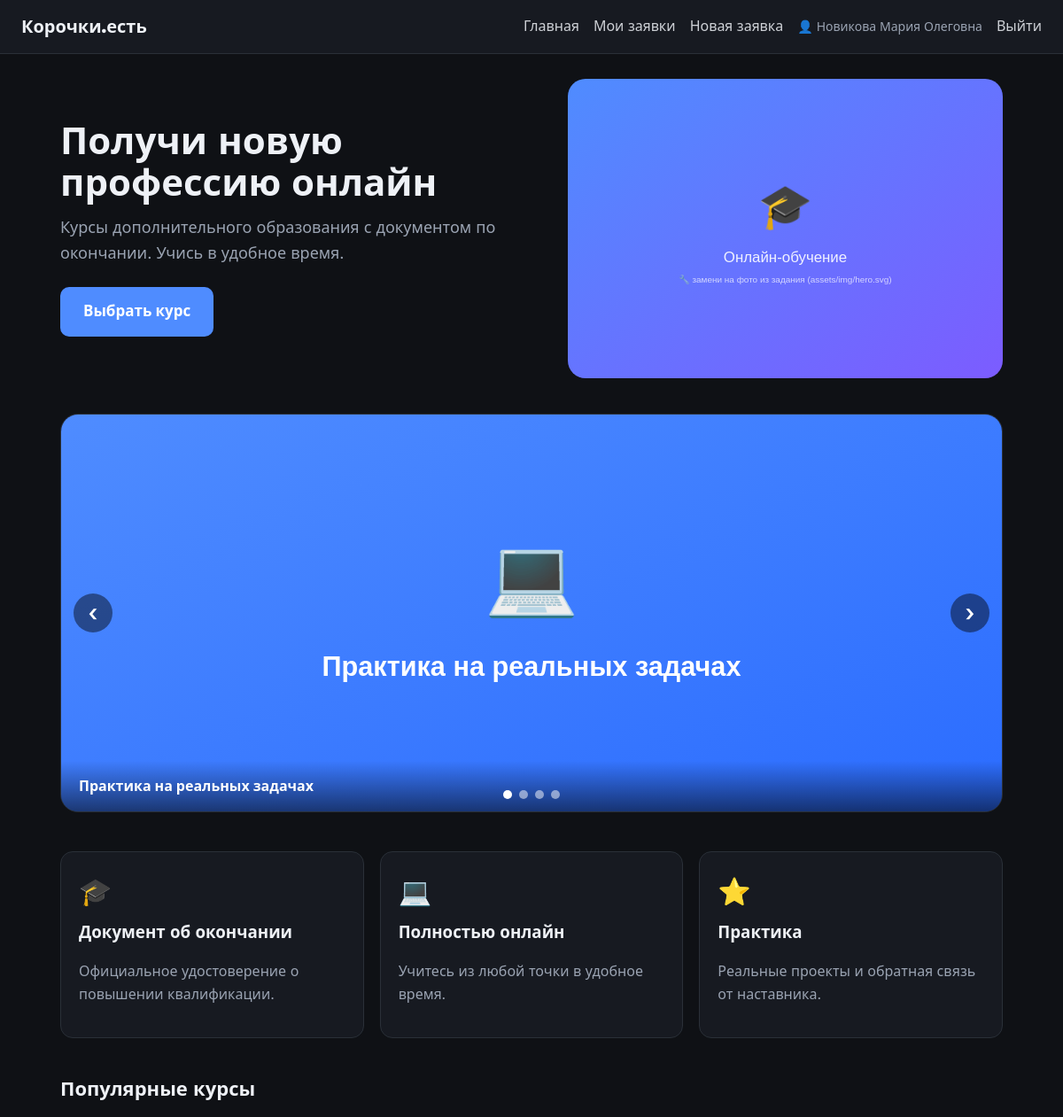
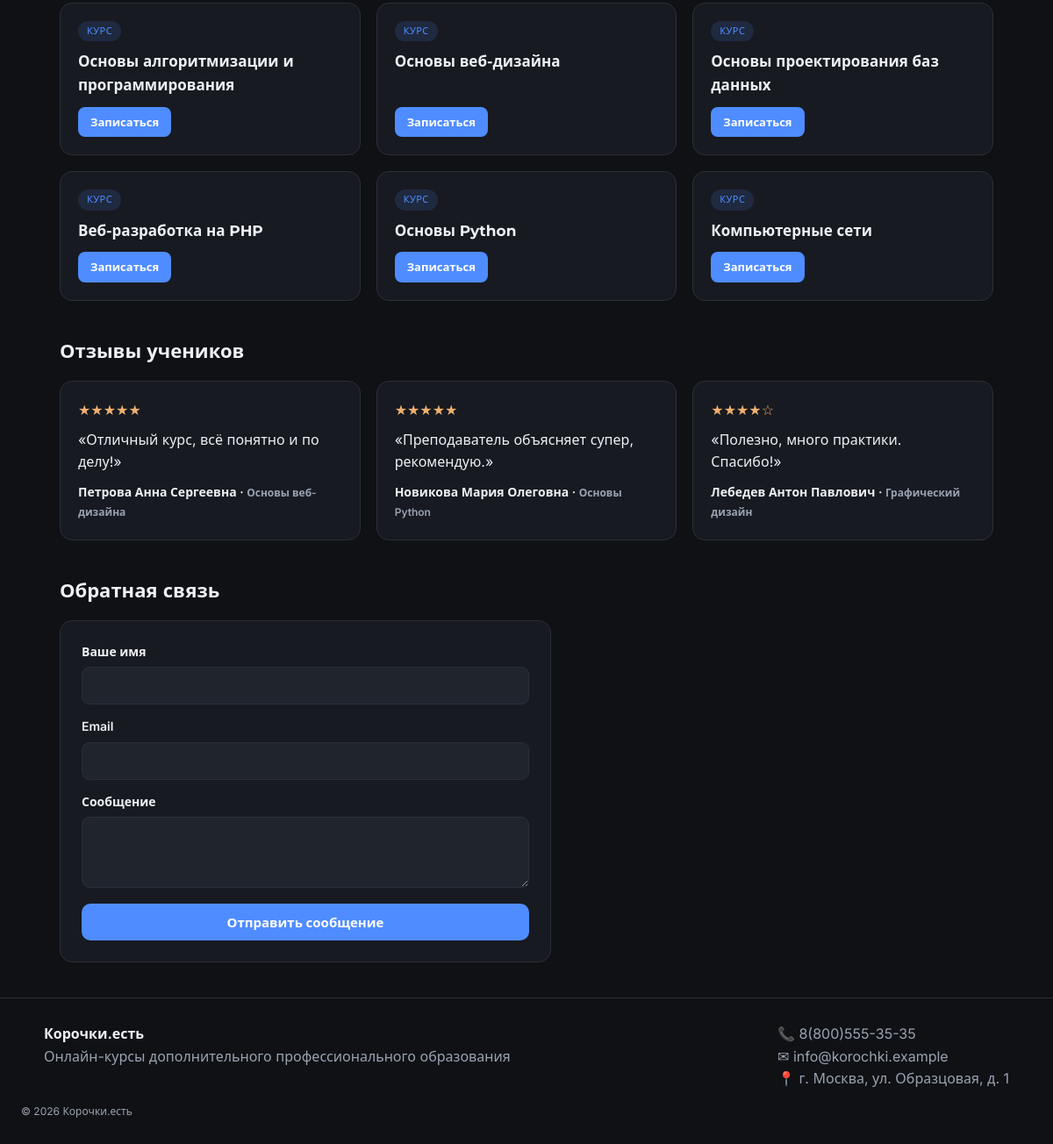
Page / (signed in) on the committed database (2 pictures, top to bottom).
### tables this page shows
CREATE TABLE users (
    id INT AUTO_INCREMENT PRIMARY KEY,
    login VARCHAR(50) NOT NULL UNIQUE,
    password VARCHAR(255) NOT NULL,
    fio VARCHAR(150) NOT NULL,
    phone VARCHAR(30) NOT NULL,
    email VARCHAR(150) NOT NULL,
    created_at DATETIME DEFAULT CURRENT_TIMESTAMP
);

CREATE TABLE courses (
    id INT AUTO_INCREMENT PRIMARY KEY,
    name VARCHAR(150) NOT NULL,
    is_active TINYINT(1) DEFAULT 1
);

CREATE TABLE reviews (
    id INT AUTO_INCREMENT PRIMARY KEY,
    user_id INT NOT NULL,
    order_id INT NULL,
    course_name VARCHAR(150) NOT NULL,
    rating TINYINT NOT NULL DEFAULT 5,
    text VARCHAR(1000) NOT NULL,
    created_at DATETIME DEFAULT CURRENT_TIMESTAMP,
    FOREIGN KEY (user_id) REFERENCES users(id),
    FOREIGN KEY (order_id) REFERENCES orders(id)
);

### theme.php (called while the page is built, shortened)
<?php
function theme($path = null) {
    global $THEME;
    $ref = $THEME;
    foreach (explode('.', $path) as $k) {
        $ref = $ref[$k] ?? null;
    }
    return $ref;
}

### helpers.php (called while the page is built, shortened)
<?php
function e($s): string {
    return htmlspecialchars((string)$s, ENT_QUOTES, 'UTF-8');
}

### db.php (called while the page is built, shortened)
<?php
require_once __DIR__ . '/config.php';
function db(): PDO {
    static $pdo = null;
    if ($pdo !== null) return $pdo;
    $dsn = 'mysql:host=' . DB_HOST . ';port=' . DB_PORT . ';charset=utf8mb4';
    $pass = getenv('DB_PASS_OVERRIDE') !== false ? getenv('DB_PASS_OVERRIDE') : DB_PASS;
    try {
        $pdo = new PDO($dsn, DB_USER, $pass, [
            PDO::ATTR_ERRMODE            => PDO::ERRMODE_EXCEPTION,
            PDO::ATTR_DEFAULT_FETCH_MODE => PDO::FETCH_ASSOC,
            PDO::ATTR_EMULATE_PREPARES   => false,
        ]);
    } catch (PDOException $e) {
        die('Не удалось подключиться к MySQL: ' . $e->getMessage()
            . ' — проверь, что в XAMPP запущен MySQL и пароль в config.php верный.');
    }
    $pdo->exec('CREATE DATABASE IF NOT EXISTS `' . DB_NAME . '` CHARACTER SET utf8mb4 COLLATE utf8mb4_unicode_ci');
    $pdo->exec('USE `' . DB_NAME . '`');
    seed_if_empty($pdo);
    return $pdo;
}
function seed_if_empty(PDO $pdo): void {
    if ((int)$pdo->query('SELECT COUNT(*) c FROM courses')->fetch()['c'] === 0) {
        $ins = $pdo->prepare('INSERT INTO courses (name) VALUES (?)');
        foreach (app('courses') as $name) $ins->execute([$name]);
    }
    if ((int)$pdo->query('SELECT COUNT(*) c FROM users')->fetch()['c'] === 0) {
        $hash = hash_password('Parol12345');
        $users = [
            ['ivanov1',   'Иванов Иван Иванович',      '8(900)111-22-33', 'ivanov@mail.ru'],
            ['petrova1',  'Петрова Анна Сергеевна',    '8(900)111-22-34', 'petrova@mail.ru'],
            ['sidorov1',  'Сидоров Пётр Петрович',     '8(900)111-22-35', 'sidorov@mail.ru'],
            ['kozlov12',  'Козлов Дмитрий Андреевич',  '8(900)111-22-36', 'kozlov@mail.ru'],
            ['novikova1', 'Новикова Мария Олеговна',   '8(900)111-22-37', 'novikova@mail.ru'],
            ['morozov1',  'Морозов Сергей Николаевич', '8(900)111-22-38', 'morozov@mail.ru'],
            ['volkova12', 'Волкова Елена Викторовна',  '8(900)111-22-39', 'volkova@mail.ru'],
            ['lebedev12', 'Лебедев Антон Павлович',    '8(900)111-22-40', 'lebedev@mail.ru'],
            ['sokolova1', 'Соколова Ольга Дмитриевна', '8(900)111-22-41', 'sokolova@mail.ru'],
            ['popov1234', 'Попов Алексей Михайлович',  '8(900)111-22-42', 'popov@mail.ru'],
        ];
        $ins = $pdo->prepare('INSERT INTO users (login,password,fio,phone,email) VALUES (?,?,?,?,?)');
        foreach ($users as $u) $ins->execute([$u[0], $hash, $u[1], $u[2], $u[3]]);
    }
    if ((int)$pdo->query('SELECT COUNT(*) c FROM orders')->fetch()['c'] === 0) {
        $statuses = array_keys(app('statuses'));
        $payments = app('payment_types');
        $courses  = app('courses');
        $ins = $pdo->prepare('INSERT INTO orders (user_id,course_name,desired_date,payment_type,status) VALUES (?,?,?,?,?)');
        for ($i = 1; $i <= 10; $i++) {
            $ins->execute([
                $i,
                $courses[($i - 1) % count($courses)],
                str_pad((string)(($i % 28) + 1), 2, '0', STR_PAD_LEFT) . '.09.2025',
                $payments[$i % count($payments)],
                $statuses[$i % count($statuses)],
            ]);
        }
    }
    if ((int)$pdo->query('SELECT COUNT(*) c FROM reviews')->fetch()['c'] === 0) {
        $reviews = [
            [2, 'Основы веб-дизайна',                    5, 'Отличный курс, всё понятно и по делу!'],
            [5, 'Основы алгоритмизации и программирования', 5, 'Преподаватель объясняет супер, рекомендую.'],
            [8, 'Веб-разработка на PHP',                  4, 'Полезно, много практики. Спасибо!'],
        ];
        $ins = $pdo->prepare('INSERT INTO reviews (user_id,course_name,rating,text) VALUES (?,?,?,?)');
        foreach ($reviews as $r) $ins->execute($r);
    }
    if ((int)$pdo->query('SELECT COUNT(*) c FROM feedback')->fetch()['c'] === 0) {
        $ins = $pdo->prepare('INSERT INTO feedback (name,email,message) VALUES (?,?,?)');
        $ins->execute(['Гость', 'guest@mail.ru', 'Подскажите, есть ли рассрочка на обучение?']);
        $ins->execute(['Мария', 'maria@mail.ru', 'Хочу записаться на курс по дизайну, как начать?']);
    }
}
function q(string $sql, array $params = []): array {
    $st = db()->prepare($sql); $st->execute($params); return $st->fetchAll();
}
function one(string $sql, array $params = []): ?array {
    $st = db()->prepare($sql); $st->execute($params); $r = $st->fetch(); return $r === false ? null : $r;
}

### auth.php (called while the page is built, shortened)
<?php
require_once __DIR__ . '/db.php';
require_once __DIR__ . '/helpers.php';
function current_user(): ?array {
    return one('SELECT * FROM users WHERE id = ?', [$_SESSION['user_id']]);
}

### config.php (called while the page is built, shortened)
<?php
require_once __DIR__ . '/theme.php';
$APP = [
    'entity_label'        => 'заявка',
    'entity_label_gen'    => 'заявки',
    'entity_label_plural' => 'Заявки',
    'courses' => [
        'Основы алгоритмизации и программирования',
        'Основы веб-дизайна',
        'Основы проектирования баз данных',
        'Веб-разработка на PHP',
        'Основы Python',
        'Компьютерные сети',
        'Информационная безопасность',
        'Графический дизайн',
        'Системное администрирование',
        'Управление проектами',
    ],
    'payment_types' => ['Наличными', 'Перевод по номеру телефона'],
    'statuses' => [
        'new'      => 'Новая',
        'studying' => 'Идёт обучение',
        'done'     => 'Обучение завершено',
    ],
    'review_allowed_status' => 'done',
    'admin' => [
        'login'    => 'Admin',
        'password' => 'KorokNET',
    ],
    'per_page' => 8,
];
function app($key = null) {
    global $APP;
    return $key === null ? $APP : ($APP[$key] ?? null);
}

### index.php (the view, shortened to what this page needs)
<?php
require_once __DIR__ . '/layout.php';
$courses = q('SELECT name FROM courses WHERE is_active = 1 ORDER BY id LIMIT 6');
$reviews = q('SELECT r.*, u.fio FROM reviews r JOIN users u ON u.id = r.user_id ORDER BY r.created_at DESC LIMIT 6');
$hero = theme('hero');
layout_header('');
?>
<section class="hero">
    <div class="hero-text">
        <h1 class="hero-title"><?= e($hero['title']) ?></h1>
        <p class="hero-sub"><?= e($hero['subtitle']) ?></p>
        <a class="btn btn-lg" href="<?= current_user() ? 'order.php' : 'register.php' ?>"><?= e($hero['cta']) ?></a>
    </div>
    <div class="hero-media">
        <img src="<?= e($hero['image']) ?>" alt="<?= e(theme('site_name')) ?>">
    </div>
</section>
<section class="slider" data-slider data-interval="3000" aria-label="Галерея">
    <div class="slides">
        <?php foreach (theme('slides') as $i => $s): ?>
            <figure class="slide <?= $i === 0 ? 'active' : '' ?>">
                <figcaption><?= e($s['caption']) ?></figcaption>
            </figure>
        <?php endforeach; ?>
    </div>
    <button class="slider-btn prev" data-prev aria-label="Назад">‹</button>
    <button class="slider-btn next" data-next aria-label="Вперёд">›</button>
    <div class="dots">
        <?php foreach (theme('slides') as $i => $s): ?>
            <span class="dot <?= $i === 0 ? 'active' : '' ?>" data-dot="<?= $i ?>"></span>
        <?php endforeach; ?>
    </div>
</section>
<section class="features">
    <?php foreach (theme('features') as $ft): ?>
        <div class="feature card-soft">
            <div class="feature-icon"><?= $ft['icon'] ?></div>
            <h3><?= e($ft['title']) ?></h3>
            <p class="muted"><?= e($ft['text']) ?></p>
        </div>
    <?php endforeach; ?>
</section>
<section class="block">
    <h2>Популярные курсы</h2>
    <div class="courses-grid">
        <?php foreach ($courses as $cr): ?>
            <div class="course-card card-soft">
                <div class="course-badge">Курс</div>
                <h3><?= e($cr['name']) ?></h3>
                <a class="btn-mini" href="<?= current_user() ? 'order.php' : 'login.php' ?>">Записаться</a>
            </div>
        <?php endforeach; ?>
    </div>
</section>
<?php if ($reviews): ?>
<section class="block">
    <h2>Отзывы учеников</h2>
    <div class="reviews-grid">
        <?php foreach ($reviews as $rv): ?>
            <blockquote class="review card-soft">
                <div class="stars"><?= str_repeat('★', (int)$rv['rating']) . str_repeat('☆', 5 - (int)$rv['rating']) ?></div>
                <p>«<?= e($rv['text']) ?>»</p>
                <footer><?= e($rv['fio']) ?> · <span class="muted small"><?= e($rv['course_name']) ?></span></footer>
            </blockquote>
        <?php endforeach; ?>
    </div>
</section>
<?php endif; ?>
<section class="block" id="contacts">
    <h2>Обратная связь</h2>
    <form method="post" class="card feedback-card">
        <label>Ваше имя <input name="name" required></label>
        <label>Email <input type="email" name="email" required></label>
        <label>Сообщение <textarea name="message" rows="3" required></textarea></label>
        <button type="submit">Отправить сообщение</button>
    </form>
</section>
<?php
layout_footer();

### layout.php (shortened to what this page needs)
<?php
require_once __DIR__ . '/auth.php';
function layout_header(string $title, string $icon = '', string $caption = ''): void {
    $u = current_user();
    ?>
<!DOCTYPE html>
<html lang="ru">
<head>
    <link rel="stylesheet" href="assets/style.css">
</head>
<body>
<header class="topbar">
    <a class="brand" href="index.php">
        <?php if (theme('logo_img')): ?>
            <img src="<?= e(theme('logo_img')) ?>" alt="<?= e(theme('site_name')) ?>" class="logo-img">
        <?php else: ?>
            <span class="logo-text"><?= e(theme('logo_text')) ?></span>
        <?php endif; ?>
    </a>
    <nav class="nav">
        <a href="index.php">Главная</a>
        <?php if ($u): ?>
            <a href="cabinet.php">Мои <?= e(app('entity_label_gen')) ?></a>
            <a href="order.php">Новая <?= e(app('entity_label')) ?></a>
            <span class="nav-user">👤 <?= e($u['fio']) ?></span>
            <a href="logout.php">Выйти</a>
        <?php else: ?>
            <a href="login.php">Вход</a>
            <a href="register.php">Регистрация</a>
            <a href="admin_login.php">Админ</a>
        <?php endif; ?>
    </nav>
</header>
<main class="container fade-in">
<?php
}
function layout_footer(): void {
    $ct = theme('contacts');
    ?>
</main>
<footer class="footer">
    <div class="footer-cols">
        <div><strong><?= e(theme('site_name')) ?></strong><br><span class="muted"><?= e(theme('tagline')) ?></span></div>
        <div class="muted">
            📞 <?= e($ct['phone']) ?><br>
            ✉ <?= e($ct['email']) ?><br>
            📍 <?= e($ct['address']) ?>
        </div>
    </div>
    <div class="muted small">© <?= date('Y') ?> <?= e(theme('site_name')) ?></div>
</footer>
</body>
</html>
<?php
}

### rows in the picture
users: fio "Новикова Мария Олеговна"
courses: name "Основы алгоритмизации и программирования"
courses: name "Основы веб-дизайна"
courses: name "Основы проектирования баз данных"
courses: name "Веб-разработка на PHP"
courses: name "Основы Python"
courses: name "Компьютерные сети"
reviews: rating "★★★★★", text "Отличный курс, всё понятно и по делу!", user.fio "Петрова Анна Сергеевна", course_name "Основы веб-дизайна"
reviews: rating "★★★★★", text "Преподаватель объясняет супер, рекомендую.", user.fio "Новикова Мария Олеговна", course_name "Основы Python"
reviews: rating "★★★★", rating "☆", text "Полезно, много практики. Спасибо!", user.fio "Лебедев Антон Павлович", course_name "Графический дизайн"

### other values in the picture
theme('logo_text') "Корочки.есть"
app('entity_label_gen') "заявки"
app('entity_label') "заявка"
$hero['title'] "Получи новую профессию онлайн"
$hero['subtitle'] "Курсы дополнительного образования с документом по окончании. Учись в удобное время."
$hero['cta'] "Выбрать курс"
$ft['icon'] "🎓"
$ft['title'] "Документ об окончании"
$ft['text'] "Официальное удостоверение о повышении квалификации."
$ft['icon'] "💻"
$ft['title'] "Полностью онлайн"
$ft['text'] "Учитесь из любой точки в удобное время."
$ft['icon'] "⭐"
$ft['title'] "Практика"
$ft['text'] "Реальные проекты и обратная связь от наставника."
